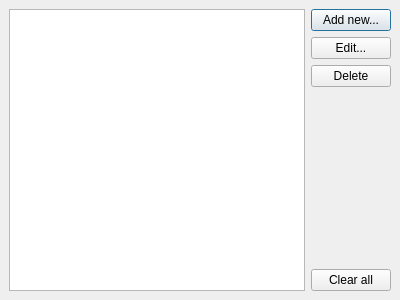
<ui version="4.0" >
 <comment>
   Copyright (c) 2006-2007, Johan Thelin
   
   All rights reserved.
   
   Redistribution and use in source and binary forms, with or without modification, 
   are permitted provided that the following conditions are met:
   
       * Redistributions of source code must retain the above copyright notice, 
         this list of conditions and the following disclaimer.
       * Redistributions in binary form must reproduce the above copyright notice,  
         this list of conditions and the following disclaimer in the documentation 
         and/or other materials provided with the distribution.
       * Neither the name of APress nor the names of its contributors 
         may be used to endorse or promote products derived from this software 
         without specific prior written permission.
   
   THIS SOFTWARE IS PROVIDED BY THE COPYRIGHT HOLDERS AND CONTRIBUTORS
   "AS IS" AND ANY EXPRESS OR IMPLIED WARRANTIES, INCLUDING, BUT NOT
   LIMITED TO, THE IMPLIED WARRANTIES OF MERCHANTABILITY AND FITNESS FOR
   A PARTICULAR PURPOSE ARE DISCLAIMED. IN NO EVENT SHALL THE COPYRIGHT OWNER OR
   CONTRIBUTORS BE LIABLE FOR ANY DIRECT, INDIRECT, INCIDENTAL, SPECIAL,
   EXEMPLARY, OR CONSEQUENTIAL DAMAGES (INCLUDING, BUT NOT LIMITED TO,
   PROCUREMENT OF SUBSTITUTE GOODS OR SERVICES; LOSS OF USE, DATA, OR
   PROFITS; OR BUSINESS INTERRUPTION) HOWEVER CAUSED AND ON ANY THEORY OF
   LIABILITY, WHETHER IN CONTRACT, STRICT LIABILITY, OR TORT (INCLUDING
   NEGLIGENCE OR OTHERWISE) ARISING IN ANY WAY OUT OF THE USE OF THIS
   SOFTWARE, EVEN IF ADVISED OF THE POSSIBILITY OF SUCH DAMAGE.
 </comment>
 <class>ListDialog</class>
 <widget class="QDialog" name="ListDialog" >
  <property name="geometry" >
   <rect>
    <x>0</x>
    <y>0</y>
    <width>400</width>
    <height>300</height>
   </rect>
  </property>
  <property name="windowTitle" >
   <string>Phone Book</string>
  </property>
  <layout class="QGridLayout" >
   <property name="margin" >
    <number>9</number>
   </property>
   <property name="spacing" >
    <number>6</number>
   </property>
   <item row="0" column="0" >
    <widget class="QListWidget" name="list" />
   </item>
   <item row="0" column="1" >
    <layout class="QVBoxLayout" >
     <property name="margin" >
      <number>0</number>
     </property>
     <property name="spacing" >
      <number>6</number>
     </property>
     <item>
      <widget class="QPushButton" name="addButton" >
       <property name="text" >
        <string>Add new...</string>
       </property>
      </widget>
     </item>
     <item>
      <widget class="QPushButton" name="editButton" >
       <property name="text" >
        <string>Edit...</string>
       </property>
      </widget>
     </item>
     <item>
      <widget class="QPushButton" name="deleteButton" >
       <property name="text" >
        <string>Delete</string>
       </property>
      </widget>
     </item>
     <item>
      <spacer>
       <property name="orientation" >
        <enum>Qt::Vertical</enum>
       </property>
       <property name="sizeHint" >
        <size>
         <width>20</width>
         <height>40</height>
        </size>
       </property>
      </spacer>
     </item>
     <item>
      <widget class="QPushButton" name="clearButton" >
       <property name="text" >
        <string>Clear all</string>
       </property>
      </widget>
     </item>
    </layout>
   </item>
  </layout>
 </widget>
 <tabstops>
  <tabstop>list</tabstop>
  <tabstop>addButton</tabstop>
  <tabstop>editButton</tabstop>
  <tabstop>deleteButton</tabstop>
  <tabstop>clearButton</tabstop>
 </tabstops>
 <resources/>
 <connections>
  <connection>
   <sender>clearButton</sender>
   <signal>clicked()</signal>
   <receiver>list</receiver>
   <slot>clear()</slot>
   <hints>
    <hint type="sourcelabel" >
     <x>343</x>
     <y>285</y>
    </hint>
    <hint type="destinationlabel" >
     <x>220</x>
     <y>170</y>
    </hint>
   </hints>
  </connection>
 </connections>
</ui>
